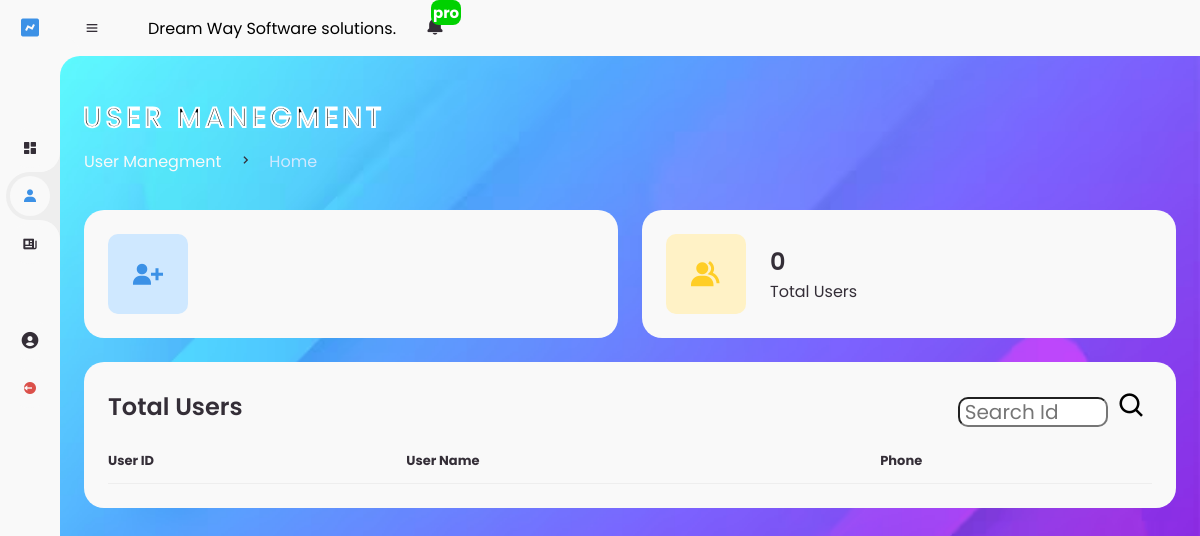
/user/userManegement.php (signed in), run on an earlier commit of the app's database.
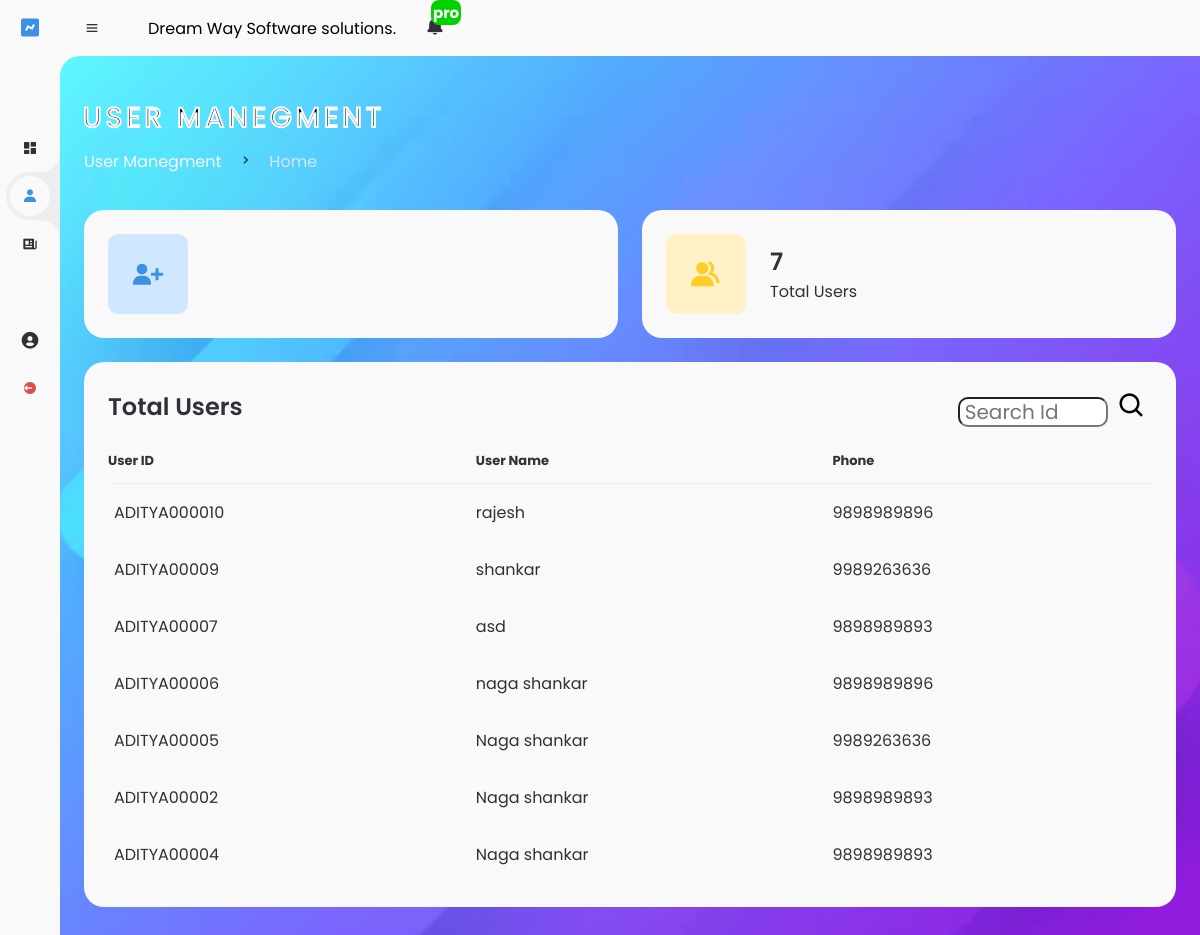
And on a later commit of the database.
### tables this page shows
CREATE TABLE `news` (
  `newsId` varchar(20) NOT NULL,
  `date` varchar(10) NOT NULL,
  `time` varchar(10) NOT NULL,
  `news` varchar(50) NOT NULL,
  `status` int(11) NOT NULL DEFAULT '0'
);

CREATE TABLE `user` (
  `sl_no` int(11) NOT NULL,
  `date` varchar(10) NOT NULL,
  `time` varchar(10) NOT NULL,
  `referId` varchar(30) NOT NULL,
  `userId` varchar(30) NOT NULL,
  `level` varchar(30) NOT NULL,
  `adhar` varchar(20) NOT NULL,
  `userName` varchar(40) NOT NULL,
  `gender` varchar(10) NOT NULL,
  `phone` varchar(15) NOT NULL,
  `pincode` varchar(20) NOT NULL,
  `email` varchar(40) NOT NULL,
  `pasword` varchar(12) NOT NULL,
  `earning` int(11) NOT NULL
);

### user/userManegement.php (the view, shortened to what this page needs)
<?php
include("includes/config.php");
$active=2;
$uid=$_SESSION['uid'];
?>
<!DOCTYPE html>
<html lang="en">
<head>
	<link rel="stylesheet" href="https://cdnjs.cloudflare.com/ajax/libs/font-awesome/5.15.3/css/all.min.css"/>
	<link href='https://unpkg.com/boxicons@2.0.9/css/boxicons.min.css' rel='stylesheet'>
	<link rel="stylesheet" href="style.css">
</head>
<body>
<?php include 'includes/header.php'; ?>
	<section id="content">
		<?php include('includes/nav.php'); ?>
		<main>
			<div class="head-title">
				<div class="left">
<svg >
  <text x="30%" y="50%" dy=".35em" text-anchor="middle">
  User Manegment
  </text>
</svg>
					<ul class="breadcrumb">
						<li>
							<a href="#">User Manegment</a>
						</li>
						<li><i class='bx bx-chevron-right' ></i></li>
						<li>
							<a class="active" href="#">Home</a>
						</li>
					</ul>
				</div>
			</div>
			<ul class="box-info">
				<li>
					<i class='bx bxs-user-plus' ></i>
					<span class="text">
					<div class="center">
				<li>
					<i class='bx bxs-group' ></i>
					<span class="text">
						<h3> <?php
					$result=mysqli_query($conn,"SELECT * FROM user where referId='$uid'");
					$totalPosts=mysqli_num_rows($result);
					if(empty($totalPosts)){
						$totalPosts=0;
					}
						 echo "".$totalPosts; ?> </h3>
						<p>Total Users</p>
					</span>
				</li>
			</ul>
			<div class="table-data" style=" overflow: scroll; max-height:40%; ">
				<div class="order">
					<div class="head">
						<h3>Total Users</h3>
					<form action="" method="GET">	<input type="text" name="search" style="height:30px; width:150px; border-radius:10px; font-size:20px; padding:5px;" placeholder="Search Id" > <BUTTON type="submit" style="background:transparent;  border:none; padding:5px; height: 30px;"><i style="font-size:30px;" class='bx bx-search' ></button></i>
					</div>
					<table >
						<thead>
							<tr>
								<th>User ID</th>
								<th>User Name</th>
								<th>Phone </th>
							</tr>
						</thead>
						<tbody><?php
						$h=mysqli_query($conn,"SELECT * FROM user where referId='$uid' ORDER BY date DESC,time DESC;");
	while($j=mysqli_fetch_array($h))
	{
		?>
        <tr>
                    <td><?php echo $j['userId'];?></td>
        <td><?php echo $j['userName'];?></td>
        <td><?php echo $j['phone'];?></td>
        </tr>
     <?php
 }
 ?>
						</tbody>
					</table>
				</div>
		</main>
	</section>
</body>
</html>

### user/includes/header.php (shortened to what this page needs)
<section id="sidebar"  class="hide">
		<a href="#" class="brand">
			<i class='bx bxs-chart'></i>
		</a>
		<ul class="side-menu top">
			<li <?php if($active==1) {?> class="active" <?php } ?> >
				<a href="dashboard.php">
					<i class='bx bxs-dashboard' ></i>
				</a>
			</li>
			<li <?php if($active==2) {?> class="active" <?php } ?>>
				<a href="userManegement.php">
					<i class='bx bxs-user' ></i>
				</a>
			</li>
			<li <?php if($active==3) {?> class="active" <?php } ?>>
				<a href="posts.php">
					<i class='bx bxs-news' ></i>
				</a>
			</li>
		</ul>
		<ul class="side-menu">
		<li <?php if($active==5) {?> class="active" <?php } ?>>
				<a href="profile.php" class="profile">
					<i style="font-size:20px;" class='bx bxs-user-circle' ></i>
				</a>
			</li>
		<li>
				<a href="../logout.php" class="logout">
					<i class='bx bxs-log-out-circle' ></i>
				</a>
			</li>
		</ul>
	</section>

### user/includes/nav.php (shortened to what this page needs)
<nav>
			<i class='bx bx-menu' ></i>
			<marquee attribute_name = "attribute_value"....more attributes>
  <?php
   $h=mysqli_query($conn,"select  * from news where status=1");
            while($j=mysqli_fetch_array($h))
            {
              $news=$j['news'];
            }
            echo "".$news;
   ?>
</marquee>
			<a href="#" class="notification" style="padding:5px;">
				<i class='bx bxs-bell' ></i>
				<span class="num" ><span class="text"> <span style="color:white; background:#00D100;width:20px; font-size:15px;padding:2px; border-radius:8px;">pro</span></span></span>
			</a>
		</nav>

### user/userManegement.php (style rules this page uses)
* { margin: 0; padding: 0; outline: none; box-sizing: border-box; font-family: 'Poppins', sans-serif; }
svg { font-family: 'Russo One', sans-serif; height:50px; width:500px; padding:0; }
svg text { text-transform: uppercase; animation: stroke 5s infinite alternate; stroke-width: 2; stroke: #ffffff; font-size: 28px; letter-spacing: 4px; }

What changed in the data, as far as the page shows it:
added user: userId "ADITYA000010", userName "rajesh", phone "9898989896"
added user: userId "ADITYA00009", userName "shankar", phone "9989263636"
added user: userId "ADITYA00007", userName "asd", phone "9898989893"
added user: userId "ADITYA00006", userName "naga shankar", phone "9898989896"
added user: userId "ADITYA00005", userName "Naga shankar", phone "9989263636"
added user: userId "ADITYA00002", userName "Naga shankar", phone "9898989893"
added user: userId "ADITYA00004", userName "Naga shankar", phone "9898989893"
Also different on the page:
$totalPosts: "0" → "7"
